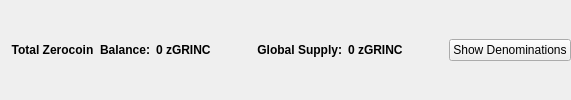
                       <widget class="QFrame" name="balanceSupplyFrame">
                        <layout class="QHBoxLayout" name="horizontalLayout_2" stretch="0,0,0,1,0">
                         <property name="rightMargin">
                          <number>0</number>
                         </property>
                         <item>
                          <layout class="QHBoxLayout" name="horizontalLayout_34">
                           <item>
                            <widget class="QLabel" name="labelzAvailableText_3">
                             <property name="font">
                              <font>
                               <weight>75</weight>
                               <bold>true</bold>
                              </font>
                             </property>
                             <property name="toolTip">
                              <string>Total Balance including unconfirmed and immature zGRINC</string>
                             </property>
                             <property name="text">
                              <string>Total Zerocoin  Balance:</string>
                             </property>
                             <property name="alignment">
                              <set>Qt::AlignRight|Qt::AlignTrailing|Qt::AlignVCenter</set>
                             </property>
                            </widget>
                           </item>
                           <item>
                            <widget class="QLabel" name="labelzAvailableAmount_4">
                             <property name="minimumSize">
                              <size>
                               <width>40</width>
                               <height>0</height>
                              </size>
                             </property>
                             <property name="font">
                              <font>
                               <weight>75</weight>
                               <bold>true</bold>
                              </font>
                             </property>
                             <property name="toolTip">
                              <string>Total Balance including unconfirmed and immature zGRINC</string>
                             </property>
                             <property name="text">
                              <string>0 zGRINC</string>
                             </property>
                             <property name="alignment">
                              <set>Qt::AlignLeading|Qt::AlignLeft|Qt::AlignVCenter</set>
                             </property>
                            </widget>
                           </item>
                          </layout>
                         </item>
                         <item>
                          <spacer name="horizontalSpacer_32">
                           <property name="orientation">
                            <enum>Qt::Horizontal</enum>
                           </property>
                           <property name="sizeHint" stdset="0">
                            <size>
                             <width>40</width>
                             <height>20</height>
                            </size>
                           </property>
                          </spacer>
                         </item>
                         <item>
                          <layout class="QHBoxLayout" name="horizontalLayout_35">
                           <item>
                            <widget class="QLabel" name="labelZsupplyText_2">
                             <property name="font">
                              <font>
                               <weight>75</weight>
                               <bold>true</bold>
                              </font>
                             </property>
                             <property name="text">
                              <string>Global Supply:</string>
                             </property>
                             <property name="alignment">
                              <set>Qt::AlignRight|Qt::AlignTrailing|Qt::AlignVCenter</set>
                             </property>
                            </widget>
                           </item>
                           <item>
                            <widget class="QLabel" name="labelZsupplyAmount_2">
                             <property name="font">
                              <font>
                               <weight>75</weight>
                               <bold>true</bold>
                              </font>
                             </property>
                             <property name="text">
                              <string>0 zGRINC</string>
                             </property>
                            </widget>
                           </item>
                          </layout>
                         </item>
                         <item>
                          <spacer name="horizontalSpacer_31">
                           <property name="orientation">
                            <enum>Qt::Horizontal</enum>
                           </property>
                           <property name="sizeHint" stdset="0">
                            <size>
                             <width>40</width>
                             <height>20</height>
                            </size>
                           </property>
                          </spacer>
                         </item>
                         <item>
                          <widget class="QPushButton" name="pushButtonShowDenoms">
                           <property name="toolTip">
                            <string>Show zGRINC denominations list</string>
                           </property>
                           <property name="text">
                            <string>Show Denominations</string>
                           </property>
                          </widget>
                         </item>
                        </layout>
                       </widget>
